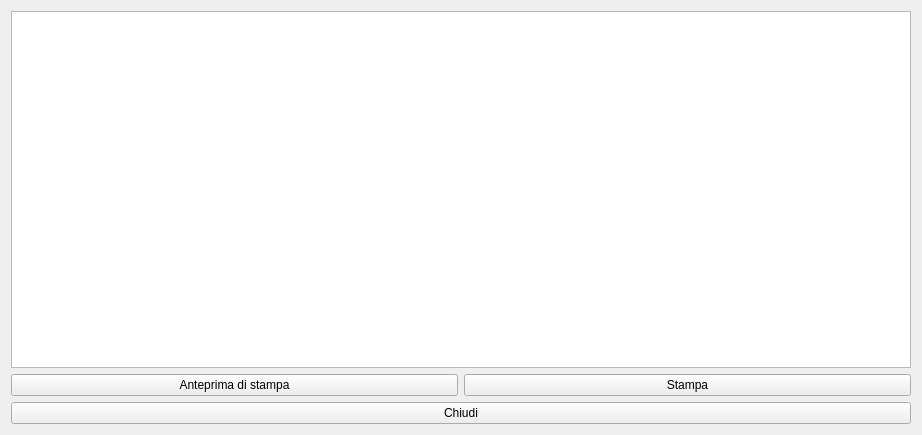
<?xml version="1.0" encoding="UTF-8"?>
<ui version="4.0">
 <class>HPrint</class>
 <widget class="QWidget" name="HPrint">
  <property name="windowModality">
   <enum>Qt::ApplicationModal</enum>
  </property>
  <property name="geometry">
   <rect>
    <x>0</x>
    <y>0</y>
    <width>922</width>
    <height>435</height>
   </rect>
  </property>
  <property name="sizePolicy">
   <sizepolicy hsizetype="Expanding" vsizetype="Expanding">
    <horstretch>0</horstretch>
    <verstretch>0</verstretch>
   </sizepolicy>
  </property>
  <property name="windowTitle">
   <string>Stampa</string>
  </property>
  <property name="windowIcon">
   <iconset>
    <normaloff>:/Printer-icon.png</normaloff>:/Printer-icon.png</iconset>
  </property>
  <layout class="QVBoxLayout" name="verticalLayout_2">
   <item>
    <layout class="QVBoxLayout" name="verticalLayout">
     <item>
      <widget class="QTextEdit" name="textEdit">
       <property name="sizePolicy">
        <sizepolicy hsizetype="Expanding" vsizetype="Expanding">
         <horstretch>1</horstretch>
         <verstretch>1</verstretch>
        </sizepolicy>
       </property>
       <property name="font">
        <font>
         <family>Verdana</family>
         <pointsize>12</pointsize>
         <stylestrategy>PreferAntialias</stylestrategy>
        </font>
       </property>
       <property name="readOnly">
        <bool>true</bool>
       </property>
       <property name="html">
        <string>&lt;!DOCTYPE HTML PUBLIC &quot;-//W3C//DTD HTML 4.0//EN&quot; &quot;http://www.w3.org/TR/REC-html40/strict.dtd&quot;&gt;
&lt;html&gt;&lt;head&gt;&lt;meta name=&quot;qrichtext&quot; content=&quot;1&quot; /&gt;&lt;style type=&quot;text/css&quot;&gt;
p, li { white-space: pre-wrap; }
&lt;/style&gt;&lt;/head&gt;&lt;body style=&quot; font-family:'Verdana'; font-size:12pt; font-weight:400; font-style:normal;&quot;&gt;
&lt;p style=&quot;-qt-paragraph-type:empty; margin-top:0px; margin-bottom:0px; margin-left:0px; margin-right:0px; -qt-block-indent:0; text-indent:0px; font-family:'MS Shell Dlg 2'; font-size:8.25pt;&quot;&gt;&lt;br /&gt;&lt;/p&gt;&lt;/body&gt;&lt;/html&gt;</string>
       </property>
      </widget>
     </item>
     <item>
      <layout class="QHBoxLayout" name="horizontalLayout">
       <item>
        <widget class="QPushButton" name="pbant">
         <property name="text">
          <string>Anteprima di stampa</string>
         </property>
         <property name="icon">
          <iconset resource="icons.qrc">
           <normaloff>:/Resources/Photocamera.PNG</normaloff>:/Resources/Photocamera.PNG</iconset>
         </property>
         <property name="iconSize">
          <size>
           <width>32</width>
           <height>32</height>
          </size>
         </property>
        </widget>
       </item>
       <item>
        <widget class="QPushButton" name="pushButton_2">
         <property name="text">
          <string>Stampa</string>
         </property>
         <property name="icon">
          <iconset resource="icons.qrc">
           <normaloff>:/Resources/Printer-icon.png</normaloff>:/Resources/Printer-icon.png</iconset>
         </property>
         <property name="iconSize">
          <size>
           <width>32</width>
           <height>32</height>
          </size>
         </property>
        </widget>
       </item>
      </layout>
     </item>
     <item>
      <widget class="QPushButton" name="pushButton">
       <property name="text">
        <string>Chiudi</string>
       </property>
       <property name="icon">
        <iconset resource="icons.qrc">
         <normaloff>:/Resources/Actions-window-close-icon.png</normaloff>:/Resources/Actions-window-close-icon.png</iconset>
       </property>
       <property name="iconSize">
        <size>
         <width>21</width>
         <height>32</height>
        </size>
       </property>
      </widget>
     </item>
    </layout>
   </item>
  </layout>
 </widget>
 <resources>
  <include location="icons.qrc"/>
 </resources>
 <connections/>
</ui>
